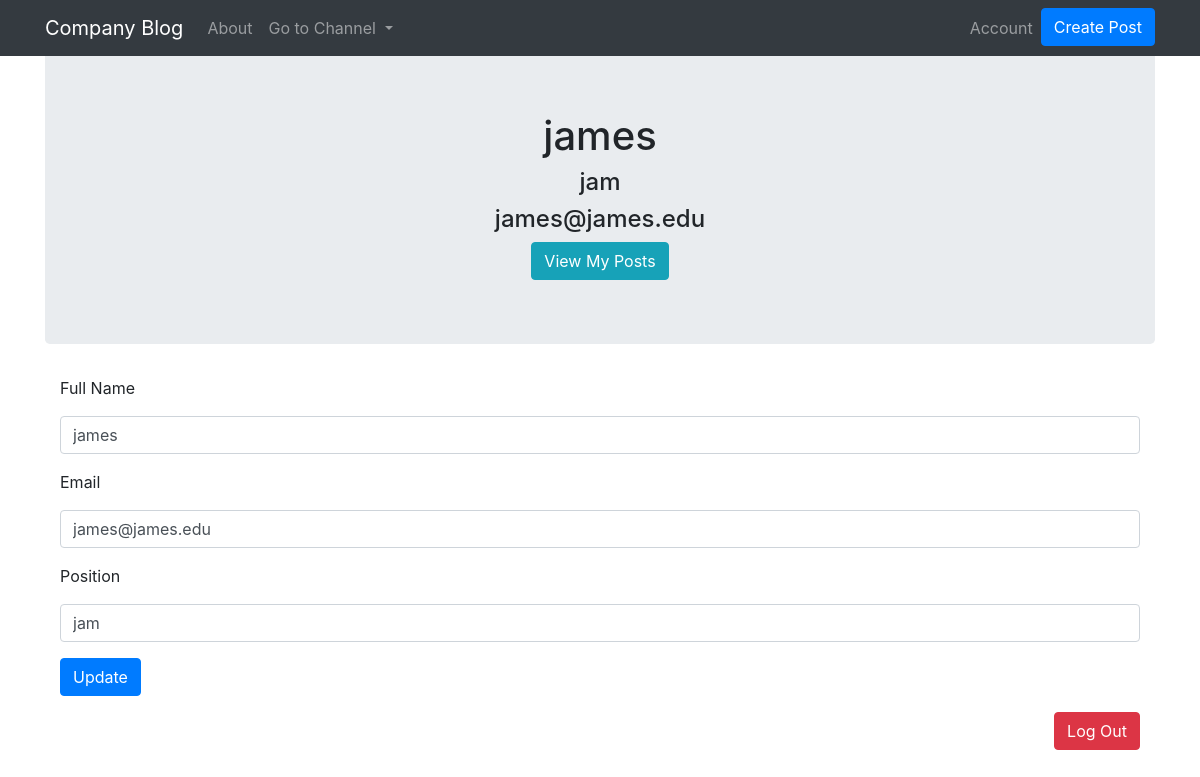
/account (signed in), run on the app's committed database.
### blogApp/models.py (models this page shows, shortened)
class User(db.Model, UserMixin):
    __tablename__ = 'users'
    id = db.Column(db.Integer, primary_key = True)
    email = db.Column(db.String(64), unique=True, index=True)
    username = db.Column(db.String(64), unique=True, index=True)
    position = db.Column(db.String(64), index=True)
    password_hash = db.Column(db.String(128))
    posts = db.relationship('Post', backref='author', lazy=True)
    replies = db.relationship('Reply', backref='replier', lazy=True)

### blogApp/users/views.py (the view)
@users.route("/account", methods=['GET', 'POST'])
@login_required
def account():
    form = UpdateUserForm()
    if form.validate_on_submit():
        form.check_email(form.email)
        form.check_username(form.username)
        current_user.email = form.email.data
        current_user.username = form.username.data
        current_user.position = form.position.data
        db.session.commit()
        return redirect(url_for('users.account'))
    elif request.method == 'GET':
        form.email.data = current_user.email
        form.username.data = current_user.username
        form.position.data = current_user.position
    return render_template('account.html', form=form)

### blogApp/users/forms.py (shortened to what this page needs)
class UpdateUserForm(FlaskForm):
    email = StringField('Email', validators=[DataRequired(),Email()])
    username = StringField('Full Name', validators=[DataRequired()])
    position = StringField('Position', validators=[DataRequired()])
    submit = SubmitField('Update')

### blogApp/__init__.py (called while the page is built)
@app.context_processor
def inject_test():
	departments = NewPostForm.departments
	return dict(departments=departments)

### blogApp/models.py (called while the page is built)
@login_manager.user_loader
def load_user(user_id):
    return User.query.get(user_id)

### blogApp/templates/account.html (shortened to what this page needs)
{% extends "base.html" %}
{% block content %}
<div class="jumbotron">
  <div align='center'>
    <h1 >{{current_user.username}}</h1>
    <h4>{{ current_user.position }}</h4>
    <h4>{{ current_user.email }}</h4>
    <a class="btn btn-info" href="{{ url_for('users.user_posts', username=current_user.username) }}">View My Posts</a>
  </div>
</div>
<div class="container">
    <form method="POST">
        <div class="form-group">
            {{ form.username.label(class="form-group") }}
            {{form.username(class='form-control')  }}
        </div>
        <div class="form-group">
            {{ form.email.label(class="form-group") }}
            {{form.email(class='form-control')  }}
        </div>
        <div class="form-group">
            {{ form.position.label(class="form-group") }}
            {{ form.position(class="form-control") }}
        </div>
        <div class="form-group">
            {{ form.submit(class="btn btn-primary") }}
        </div>
    </form>
    <div align="right">
        <a class="btn btn-danger" href="{{ url_for('users.logout') }}">Log Out</a>
    </div>
</div>
{% endblock content %}

### data on the page
User: username "james", position "jam", email "james@james.edu"
